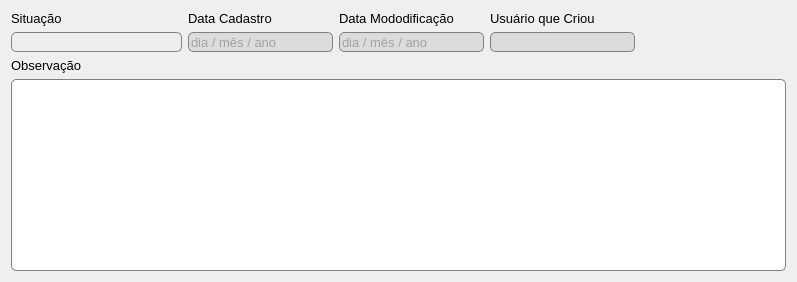
        <widget class="QWidget" name="tab_geral">
         <attribute name="title">
          <string>Geral</string>
         </attribute>
         <layout class="QGridLayout" name="gridLayout_4">
          <item row="0" column="2">
           <widget class="QLabel" name="lbl_data_modificacao">
            <property name="font">
             <font>
              <pointsize>10</pointsize>
             </font>
            </property>
            <property name="text">
             <string>Data Mododificação</string>
            </property>
           </widget>
          </item>
          <item row="0" column="0">
           <widget class="QLabel" name="lbl_situacao">
            <property name="font">
             <font>
              <pointsize>10</pointsize>
             </font>
            </property>
            <property name="text">
             <string>Situação</string>
            </property>
           </widget>
          </item>
          <item row="0" column="3">
           <widget class="QLabel" name="lbl_usuario_que_criou">
            <property name="font">
             <font>
              <pointsize>10</pointsize>
             </font>
            </property>
            <property name="text">
             <string>Usuário que Criou</string>
            </property>
           </widget>
          </item>
          <item row="1" column="0">
           <widget class="QComboBox" name="cb_situacao">
            <property name="minimumSize">
             <size>
              <width>171</width>
              <height>20</height>
             </size>
            </property>
            <property name="font">
             <font>
              <pointsize>10</pointsize>
             </font>
            </property>
            <property name="toolTip">
             <string>Situação</string>
            </property>
            <property name="whatsThis">
             <string>&lt;html&gt;&lt;head/&gt;&lt;body&gt;&lt;p&gt;Campo de seleção da situação cadastral da transportadora&lt;/p&gt;&lt;/body&gt;&lt;/html&gt;</string>
            </property>
            <property name="styleSheet">
             <string notr="true">QComboBox#cb_situacao {
	background-color: #eeeeee;
	color: #6a6767;
	border: 1px solid gray;
	border-radius: 5px;
}
QComboBox#cb_situacao:focus{
	border: 2px solid rgba(81, 203, 238, 1);
}
QComboBox#cb_situacao:disabled {
	background-color:  #dcdcdc;
	color: #6a6767;
	border: 1px solid gray;
}
QHeaderView::section QComboBox {
    background-color: #585A5C;
    color: #F0F0F0;
}

QComboBox::drop-down {
    border: 0;
subcontrol-position: right center;
    subcontrol-origin: margin;
}

QComboBox::down-arrow {
	subcontrol-position: right center;
    subcontrol-origin: margin;
	margin-right: 3px;
    background-image: url(C:/Users/Cauneto/Documents/RPA/image/dropdown.png);
	background-position: center;
	background-repeat: no-repeat;
}</string>
            </property>
           </widget>
          </item>
          <item row="1" column="1">
           <widget class="QLineEdit" name="txt_data_registro">
            <property name="enabled">
             <bool>false</bool>
            </property>
            <property name="minimumSize">
             <size>
              <width>111</width>
              <height>20</height>
             </size>
            </property>
            <property name="font">
             <font>
              <pointsize>10</pointsize>
             </font>
            </property>
            <property name="toolTip">
             <string>Data Cadastro</string>
            </property>
            <property name="whatsThis">
             <string>&lt;html&gt;&lt;head/&gt;&lt;body&gt;&lt;p&gt;Campo da data de criação do registro da transportadora&lt;/p&gt;&lt;/body&gt;&lt;/html&gt;</string>
            </property>
            <property name="styleSheet">
             <string notr="true">QLineEdit#txt_data_registro{
	background-color: #fff;
	border: 1px solid gray;
	border-radius: 5px;
}
QLineEdit#txt_data_registro:focus{
	border: 2px solid rgba(81, 203, 238, 1);
}
QLineEdit#txt_data_registro:disabled {
	background-color:  #dcdcdc;
	color: #6a6767;
	border: 1px solid gray;
}</string>
            </property>
            <property name="maxLength">
             <number>10</number>
            </property>
            <property name="placeholderText">
             <string>dia / mês / ano</string>
            </property>
           </widget>
          </item>
          <item row="1" column="3">
           <widget class="QLineEdit" name="txt_usuario_criou">
            <property name="enabled">
             <bool>false</bool>
            </property>
            <property name="minimumSize">
             <size>
              <width>131</width>
              <height>20</height>
             </size>
            </property>
            <property name="font">
             <font>
              <pointsize>10</pointsize>
             </font>
            </property>
            <property name="toolTip">
             <string>Usuário que Criou</string>
            </property>
            <property name="whatsThis">
             <string>&lt;html&gt;&lt;head/&gt;&lt;body&gt;&lt;p&gt;Campo usuário que criou o registro&lt;/p&gt;&lt;/body&gt;&lt;/html&gt;</string>
            </property>
            <property name="styleSheet">
             <string notr="true">QLineEdit#txt_usuario_criou{
	background-color: #fff;
	border: 1px solid gray;
	border-radius: 5px;
}
QLineEdit#txt_usuario_criou:focus{
	border: 2px solid rgba(81, 203, 238, 1);
}
QLineEdit#txt_usuario_criou:disabled {
	background-color:  #dcdcdc;
	color: #6a6767;
	border: 1px solid gray;
}</string>
            </property>
           </widget>
          </item>
          <item row="0" column="1">
           <widget class="QLabel" name="lbl_data_cadastro">
            <property name="font">
             <font>
              <pointsize>10</pointsize>
             </font>
            </property>
            <property name="text">
             <string>Data Cadastro</string>
            </property>
           </widget>
          </item>
          <item row="1" column="2">
           <widget class="QLineEdit" name="txt_data_modificacao">
            <property name="enabled">
             <bool>false</bool>
            </property>
            <property name="minimumSize">
             <size>
              <width>121</width>
              <height>20</height>
             </size>
            </property>
            <property name="font">
             <font>
              <pointsize>10</pointsize>
             </font>
            </property>
            <property name="toolTip">
             <string>Data Modificação</string>
            </property>
            <property name="whatsThis">
             <string>&lt;html&gt;&lt;head/&gt;&lt;body&gt;&lt;p&gt;Campo da data de modificação do registro da transportadora&lt;/p&gt;&lt;/body&gt;&lt;/html&gt;</string>
            </property>
            <property name="styleSheet">
             <string notr="true">QLineEdit#txt_data_modificacao{
	background-color: #fff;
	border: 1px solid gray;
	border-radius: 5px;
}
QLineEdit#txt_data_modificacao:focus{
	border: 2px solid rgba(81, 203, 238, 1);
}
QLineEdit#txt_data_modificacao:disabled {
	background-color:  #dcdcdc;
	color: #6a6767;
	border: 1px solid gray;
}</string>
            </property>
            <property name="maxLength">
             <number>10</number>
            </property>
            <property name="placeholderText">
             <string>dia / mês / ano</string>
            </property>
           </widget>
          </item>
          <item row="2" column="0">
           <widget class="QLabel" name="lbl_observacao">
            <property name="font">
             <font>
              <pointsize>10</pointsize>
             </font>
            </property>
            <property name="text">
             <string>Observação</string>
            </property>
           </widget>
          </item>
          <item row="1" column="4">
           <spacer name="separacao_usuario_borda">
            <property name="orientation">
             <enum>Qt::Horizontal</enum>
            </property>
            <property name="sizeHint" stdset="0">
             <size>
              <width>40</width>
              <height>20</height>
             </size>
            </property>
           </spacer>
          </item>
          <item row="4" column="0" colspan="5">
           <widget class="QTextEdit" name="txt_observcao">
            <property name="minimumSize">
             <size>
              <width>775</width>
              <height>60</height>
             </size>
            </property>
            <property name="font">
             <font>
              <pointsize>10</pointsize>
             </font>
            </property>
            <property name="toolTip">
             <string>Observação</string>
            </property>
            <property name="whatsThis">
             <string>&lt;html&gt;&lt;head/&gt;&lt;body&gt;&lt;p&gt;Campo de observações da transportadora&lt;/p&gt;&lt;/body&gt;&lt;/html&gt;</string>
            </property>
            <property name="styleSheet">
             <string notr="true">QTextEdit#txt_observcao{
	background-color: #fff;
	border: 1px solid gray;
	border-radius: 5px;
}
QTextEdit#txt_observcao:focus{
	border: 2px solid rgba(81, 203, 238, 1);
}
QTextEdit#txt_observcao:disabled {
	background-color:  #dcdcdc;
	color: #6a6767;
	border: 1px solid gray;
}</string>
            </property>
           </widget>
          </item>
         </layout>
        </widget>
